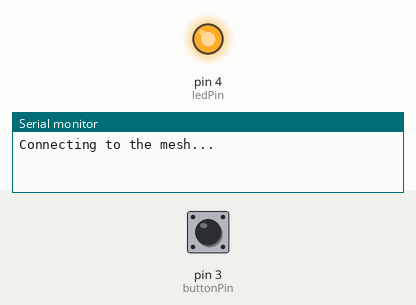
Simulated run of this sketch. Board: Arduino Uno, built with avr-gcc and run on an emulated ATmega328P. Shown: output pins drawn as LEDs (lit = HIGH), the last lines printed to the serial monitor. The test bench sets the inputs (shaded band); at power-on: pin 3 (buttonPin) HIGH.

Above: at 0.11 s.
At 1.8 s:
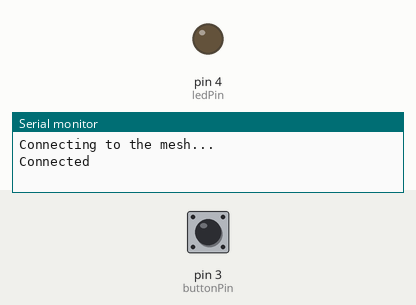
1.9 s: pin 3 (buttonPin) pulled LOW for 0.15 s
3.5 s: pin 3 (buttonPin) pulled LOW for 1 s
6.0 s: pin 3 (buttonPin) pulsed LOW 2 times (0.12 s each, 0.3 s apart)
Timing chart, 0 to 9.0 s (numbered marks = the images above; inputs shaded):
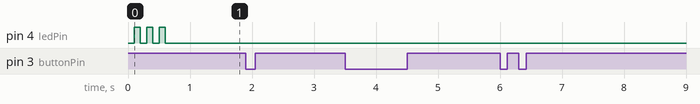

The sketch:

RF24WirelessDevice.ino
```cpp
 /** RF24Mesh_Example.ino by TMRh20
  *
  * This example sketch shows how to manually configure a node via RF24Mesh, and send data to the
  * master node.
  * The nodes will refresh their network address as soon as a single write fails. This allows the
  * nodes to change position in relation to each other and the master node.
  */


#include "RF24.h"
#include "RF24Network.h"
#include "RF24Mesh.h"
#include <SPI.h>
#include <EEPROM.h>
//#include <printf.h>


/**** Configure the nrf24l01 CE and CS pins ****/
RF24 radio(8,10);
RF24Network network(radio);
RF24Mesh mesh(radio,network);

/**
 * User Configuration: nodeID - A unique identifier for each radio. Allows addressing
 * to change dynamically with physical changes to the mesh.
 *
 * In this example, configuration takes place below, prior to uploading the sketch to the device
 * A unique value from 1-255 must be configured for each node.
 * This will be stored in EEPROM on AVR devices, so remains persistent between further uploads, loss of power, etc.
 *
 **/
#define nodeID 1


uint32_t displayTimer=0;

int buttonPin = 3;
boolean buttonPressed = false;
int ledPin = 4;

void setup() {

  Serial.begin(57600);

  pinMode(ledPin, OUTPUT);

  digitalWrite(ledPin, HIGH);

  //printf_begin();
  // Set the nodeID manually
  mesh.setNodeID(nodeID);
  // Connect to the mesh
  Serial.println(F("Connecting to the mesh..."));
  mesh.begin();

  for (int x=0;x<3;x++) {
    digitalWrite(ledPin, LOW);
    delay(100);
    digitalWrite(ledPin, HIGH);
    delay(100);
  }
  digitalWrite(ledPin, LOW);

  Serial.println(F("Connected"));
  pinMode(buttonPin, INPUT_PULLUP);
}


void loop() {

  mesh.update();

  boolean newButtonPressed = digitalRead(buttonPin) == LOW;

  if (newButtonPressed != buttonPressed) {

    if (newButtonPressed) {
      Serial.println("Button Pressed ");
    }
    else {
       Serial.println("Button Released ");
    }

    //payload_t payload = { 1,  };
//    RF24NetworkHeader header(other_node);
  //  bool ok = network.write(header,&payload,sizeof(payload));

    byte reading = newButtonPressed ? 1 : 0;

    if(!mesh.write(&reading,'1',sizeof(reading))){

        // If a write fails, check connectivity to the mesh network
        if( ! mesh.checkConnection() ){
          //refresh the network address
          Serial.println("Renewing Address");
          mesh.renewAddress();
        }else{
          Serial.println("Send fail, Test OK");
        }
      }else{
        Serial.print("Send OK: ");
      }

    buttonPressed = newButtonPressed;

  }
  // Send to the master node every second
//  if(millis() - displayTimer >= 1000){
//    displayTimer = millis();


    // Send an 'M' type message containing the current millis()
//    if(!mesh.write(&displayTimer,'M',sizeof(displayTimer))){
//
//      // If a write fails, check connectivity to the mesh network
//      if( ! mesh.checkConnection() ){
//        //refresh the network address
//        Serial.println("Renewing Address");
//        mesh.renewAddress();
//      }else{
//        Serial.println("Send fail, Test OK");
//      }
//    }else{
//      Serial.print("Send OK: "); Serial.println(displayTimer);
//    }
//  }

}
```
